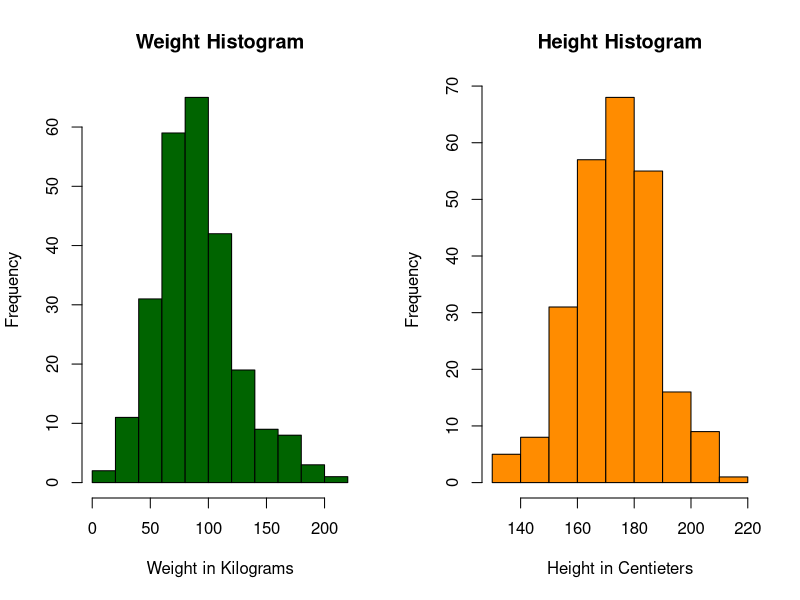
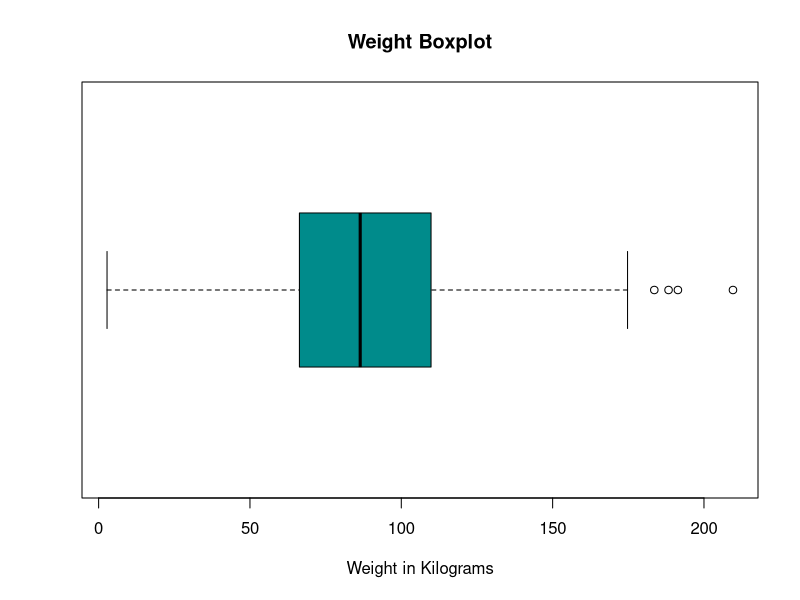

The R source for these figures, in order:
library(dplyr)
people <- read.csv("people.csv", header = TRUE)

# Task 1: Calculate the mean, median, first and third quartiles (Q1 and Q3),
# and standard deviation of height and weight for the individuals in the dataset.
mean_height <- mean(people$height)
mean_weight <- mean(people$weight)

median_height <- median(people$height)
median_weight <- median(people$weight)

quantile_height <- quantile(people$height, probs = c(0.25, 0.75))
quantile_weight <- quantile(people$weight, probs = c(0.25, 0.75))

sd_height <- sd(people$height)
sd_weight <- sd(people$weight)

list(
  Mean_Height = mean_height,
  Median_Height = median_height,
  Q1_Height = quantile_height[1],
  Q3_Height = quantile_height[2],
  SD_Height = sd_height,
  
  Mean_Weight = mean_weight,
  Median_Weight = median_weight,
  Q1_Weight = quantile_weight[1],
  Q3_Weight = quantile_weight[2],
  SD_Weight = sd_weight
)

# Task 2: Generate histograms to visualize the distribution of height and
# weight for the individuals in the dataset.
par(mfrow = c(1, 2))

hist(
  people$weight, main = "Weight Histogram",
  xlab = "Weight in Kilograms",
  col = "darkgreen"
)

hist(
  people$height, main = "Height Histogram",
  xlab = "Height in Centieters",
  col = "darkorange"
)

# Task 3: Identify any potential outliers in the dataset for weight.
par(mfrow = c(1, 1))

box <- boxplot(
  people$weight, main = "Weight Boxplot",
  col = "darkcyan", horizontal = TRUE,
  xlab = "Weight in Kilograms"
)
cat("There are", length(box$out), "numbers of outliers.\n")
cat("Outliers are:", box$out)

# Assuming that the height and weight data follow a normal distribution with the mean
# and standard deviation calculated from the dataset, perform the following calculations:

# Task 4: Determine the percentage of individuals taller than 150 cm.
tall.dude <- people %>%
  filter(height > 150)

percentage.tall <- nrow(tall.dude) / nrow(people) * 100
paste0(percentage.tall, "%")

# Task 5: Calculate the percentage of individuals with a weight between 60 kg and 100 kg.
fit.dude <- people %>%
  filter(weight >= 60) %>%
  filter(weight <= 100)

percentage.fit <- nrow(fit.dude) / nrow(people) * 100
paste0(percentage.fit, "%")

# Task 6: Identify the weight range that encompasses 60% of the individuals.
quantile.weight <- quantile(people$weight, probs = c(0.2, 0.8))
cat("60% of individuals have weights between", round(quantile.weight[1], 2),
    "kg and", round(quantile.weight[2], 2), "kg.")

# Task 7: Calculate the height above which 1% of the individuals are taller.
super.tall <- quantile(people$height, probs = 0.99)
cat("Only 1% people are taller than", round(super.tall, 2), ".")

# Task 8: Determine the weight below which 0.05% of the individuals weigh less.
super.light <- quantile(people$weight, probs = 0.05)
cat("Only 0.05% people are lighter than", round(super.light, 2), ".")

# Task 9: Compute the BMI for each individual in the dataset and classify those
# with a BMI greater than 30 as obese.
people$BMI <- people$weight / ((people$height / 100) ^ 2)
summary(people$BMI)

obese <- people %>%
  filter(BMI > 30)
summary(obese$BMI)
print("People obese are")
print(obese)